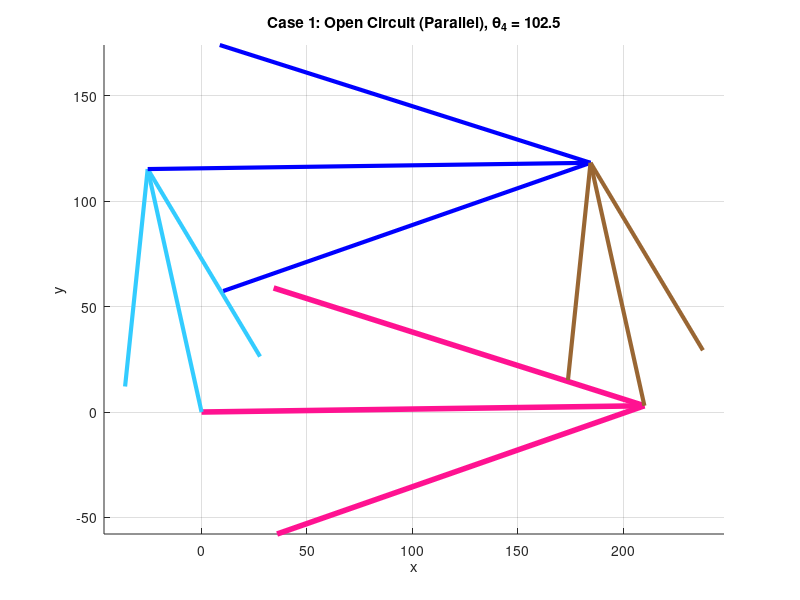
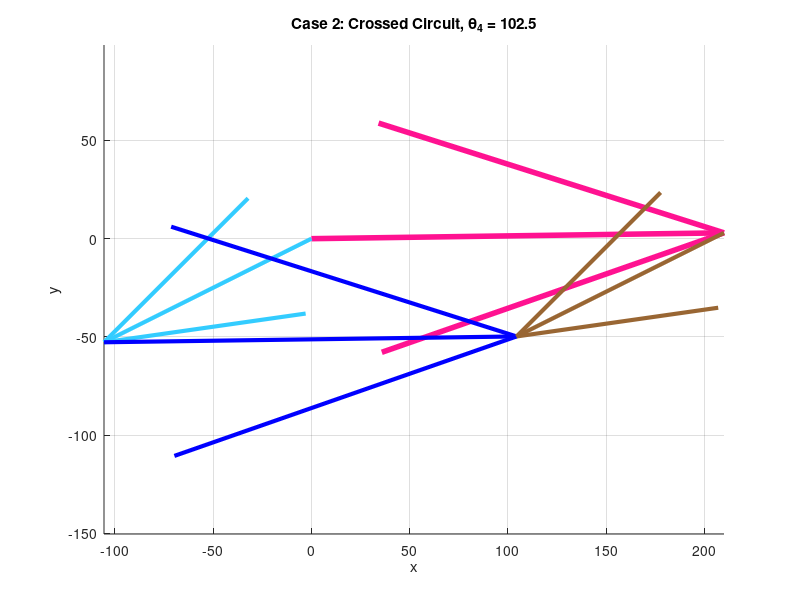

The MATLAB script that drew these images, in order:
clear all
close all
clc

% 1. Parameter Definitions
L1 = 210; % Length of Link1 d (Ground) - Pink
L2 = 118; % Length of Link2 a (Input) - Light Blue
L3 = 210; % Length of Link3 b (Coupler) - Blue
L4 = 118; % Length of Link4 c (Output) - Brown

% Mapping to standard variables
d = L1;
a = L2;
b = L3;
c = L4;

% Ground angle (Lifted up by 0.81 degrees)
theta1_deg = 0.81;
theta1 = deg2rad(theta1_deg);

% Input: Theta 4 (Global)
q4_global_deg = 102.5;
q4_global = deg2rad(q4_global_deg);

% Convert to Local Frame (Relative to Ground Link)
q4 = q4_global - theta1;

% ---------------------------------------------------------
% STEP 1: Find Theta 2 given Theta 4 (Inverse Kinematics)
% ---------------------------------------------------------

% K Constants (Swapping a and c for Inverse Kinematics)
K1_inv = d/c; 
K2_inv = d/a; 
K3_inv = (c^2 - b^2 + a^2 + d^2)/(2*c*a); 

% Coefficients A, B, C for finding q2
A_inv = cos(q4) - K1_inv - K2_inv*cos(q4) + K3_inv;
B_inv = -2*sin(q4);
C_inv = K1_inv - (K2_inv + 1)*cos(q4) + K3_inv;

% Solve for q2 (Two Solutions)
disc = B_inv^2 - 4*A_inv*C_inv;

% ได้ q2 สองค่าสำหรับ 2 Case
q2_local_1 = 2*atan((-B_inv - sqrt(disc))/(2*A_inv)); % Case 1 (Parallel/Open)
q2_local_2 = 2*atan((-B_inv + sqrt(disc))/(2*A_inv)); % Case 2 (Crossed)

% ---------------------------------------------------------
% STEP 2: Find Theta 3 (Calculate separate q3 for EACH case)
% ---------------------------------------------------------
K1 = d/a;
K4 = d/b;
K5 = (c^2 - d^2 - a^2 - b^2)/(2*a*b);

% --- Calculate Theta 3 for Case 1 (Using q2_local_1) ---
D1 = cos(q2_local_1) - K1 + K4*cos(q2_local_1) + K5;
E1 = -2*sin(q2_local_1);
F1 = K1 + (K4 - 1)*cos(q2_local_1) + K5;
% เลือกเครื่องหมาย -sqrt สำหรับ Open
q3_local_1 = 2*atan((-E1 - sqrt(E1^2 - 4*D1*F1))/(2*D1));

% --- Calculate Theta 3 for Case 2 (Using q2_local_2) ---
D2 = cos(q2_local_2) - K1 + K4*cos(q2_local_2) + K5;
E2 = -2*sin(q2_local_2);
F2 = K1 + (K4 - 1)*cos(q2_local_2) + K5;
% เลือกเครื่องหมาย +sqrt หรือ -sqrt ให้ปิดลูป (ปกติ Crossed จะสลับเครื่องหมายหรือใช้ค่าที่ทำให้ลูปปิด)
% ลองใช้ +sqrt เพื่อให้ค่าต่าง
q3_local_2 = 2*atan((-E2 + sqrt(E2^2 - 4*D2*F2))/(2*D2));


% Calculate Global Angles
q2_global_1 = rad2deg(q2_local_1 + theta1);
q3_global_1 = rad2deg(q3_local_1 + theta1);

q2_global_2 = rad2deg(q2_local_2 + theta1);
q3_global_2 = rad2deg(q3_local_2 + theta1);


% ---------------------------------------------------------
% VECTOR CALCULATION (Pre-calculate for Plotting)
% ---------------------------------------------------------
% Define Colors
color_Pink = [1, 0.07, 0.57];  
color_LBlue = [0.2, 0.8, 1];   
color_Blue = [0, 0, 1];        
color_Brown = [0.6, 0.4, 0.2]; 

% Ground Vector (Same for both)
RO4O2 = d*exp(j*theta1); 
RO4O2x = real(RO4O2); RO4O2y = imag(RO4O2);
O4x = RO4O2x; O4y = RO4O2y;

% --- Vectors for Case 1 ---
RA1 = a*exp(j*(q2_local_1 + theta1));
RBA1 = b*exp(j*(q3_local_1 + theta1));
% End points Case 1
Ax1 = real(RA1); Ay1 = imag(RA1);
Bx1 = real(RA1 + RBA1); By1 = imag(RA1 + RBA1);

% --- Vectors for Case 2 ---
RA2 = a*exp(j*(q2_local_2 + theta1));
RBA2 = b*exp(j*(q3_local_2 + theta1));
% End points Case 2
Ax2 = real(RA2); Ay2 = imag(RA2);
Bx2 = real(RA2 + RBA2); By2 = imag(RA2 + RBA2);

% Link 4 Vector (Same Logic, connects O4 to B)
% Note: We calculate B independently from A->B path, 
% strictly speaking B should land on O4->B path. Plotting A->B ensures continuity.


% ---------------------------------------------------------
% PLOTTING FIGURE 1 (Case 1: Open/Parallel)
% ---------------------------------------------------------
figure(1);
hold on;
% 1. Ground (Pink)
quiver(0, 0, O4x, O4y, 0, 'Color', color_Pink, 'LineWidth', 4, 'MaxHeadSize', 0.5);
% 2. Link 2 (Light Blue)
quiver(0, 0, Ax1, Ay1, 0, 'Color', color_LBlue, 'LineWidth', 3, 'MaxHeadSize', 0.5);
% 3. Link 3 (Blue)
quiver(Ax1, Ay1, Bx1-Ax1, By1-Ay1, 0, 'Color', color_Blue, 'LineWidth', 3, 'MaxHeadSize', 0.5);
% 4. Link 4 (Brown)
quiver(O4x, O4y, Bx1-O4x, By1-O4y, 0, 'Color', color_Brown, 'LineWidth', 3, 'MaxHeadSize', 0.5);

axis equal; grid on;
title(['Case 1: Open Circuit (Parallel), \theta_4 = ' num2str(q4_global_deg)]);
xlabel('x'); ylabel('y');


% ---------------------------------------------------------
% PLOTTING FIGURE 2 (Case 2: Crossed/Anti-Parallel)
% ---------------------------------------------------------
figure(2);
hold on;
% 1. Ground (Pink)
quiver(0, 0, O4x, O4y, 0, 'Color', color_Pink, 'LineWidth', 4, 'MaxHeadSize', 0.5);
% 2. Link 2 (Light Blue)
quiver(0, 0, Ax2, Ay2, 0, 'Color', color_LBlue, 'LineWidth', 3, 'MaxHeadSize', 0.5);
% 3. Link 3 (Blue)
quiver(Ax2, Ay2, Bx2-Ax2, By2-Ay2, 0, 'Color', color_Blue, 'LineWidth', 3, 'MaxHeadSize', 0.5);
% 4. Link 4 (Brown)
quiver(O4x, O4y, Bx2-O4x, By2-O4y, 0, 'Color', color_Brown, 'LineWidth', 3, 'MaxHeadSize', 0.5);

axis equal; grid on;
title(['Case 2: Crossed Circuit, \theta_4 = ' num2str(q4_global_deg)]);
xlabel('x'); ylabel('y');


% Display Results
fprintf('--- Results ---\n');
fprintf('Case 1 (Fig 1): Theta 2 = %.4f, Theta 3 = %.4f\n', q2_global_1, q3_global_1);
fprintf('Case 2 (Fig 2): Theta 2 = %.4f, Theta 3 = %.4f\n', q2_global_2, q3_global_2);
